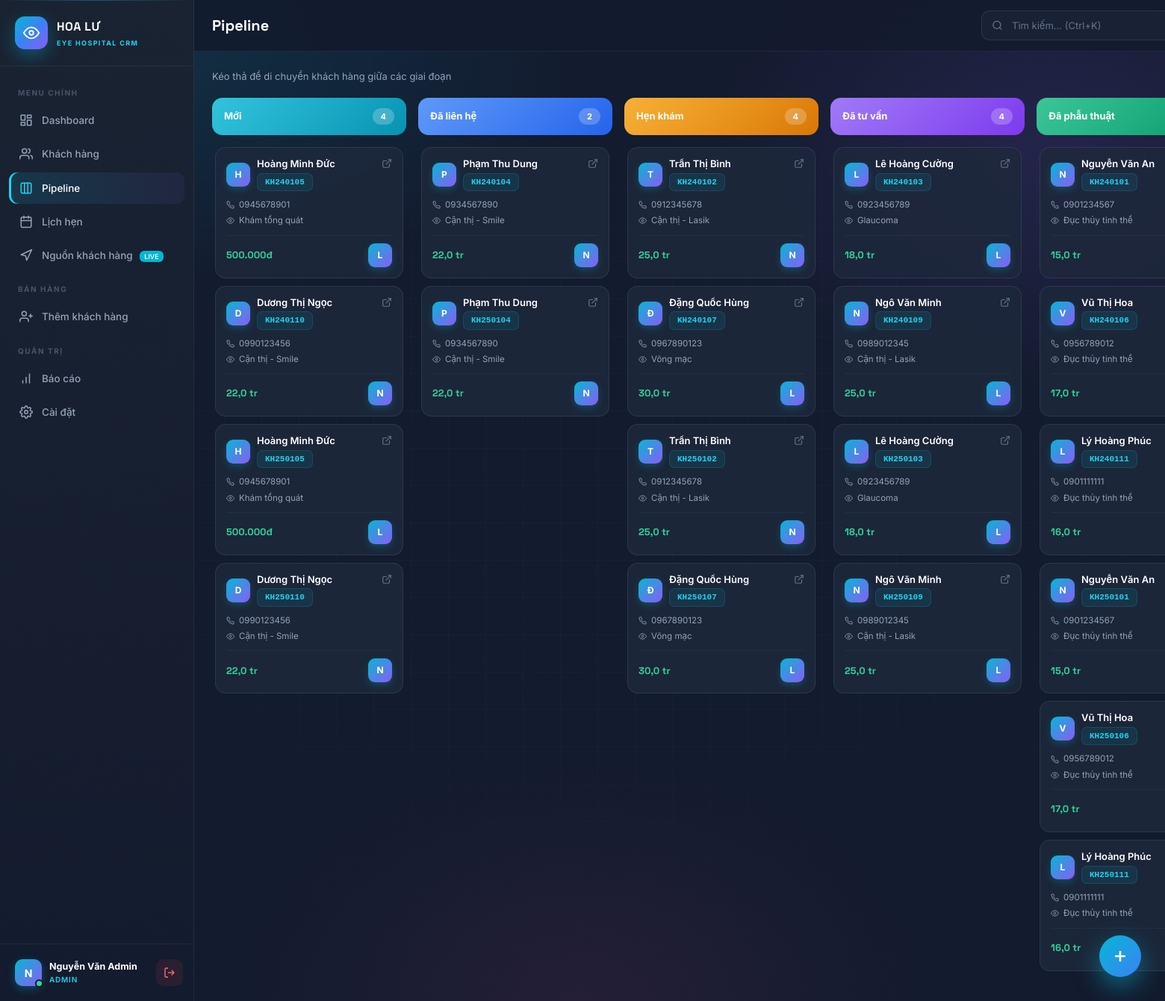
/public/index.php?c=pipeline (signed in), run on the app's committed database.
### tables this page shows
CREATE TABLE `users` (
  `id` int(11) NOT NULL,
  `full_name` varchar(100) NOT NULL,
  `email` varchar(150) NOT NULL,
  `phone` varchar(20) DEFAULT NULL,
  `password` varchar(255) NOT NULL,
  `role` enum('admin','manager','sales','cskh') DEFAULT 'sales',
  `team` varchar(50) DEFAULT NULL,
  `kpi_target` decimal(15,0) DEFAULT 0,
  `is_active` tinyint(1) DEFAULT 1,
  `last_login` datetime DEFAULT NULL,
  `created_at` timestamp NOT NULL DEFAULT current_timestamp()
);

CREATE TABLE `customers` (
  `id` int(11) NOT NULL,
  `code` varchar(20) DEFAULT NULL,
  `full_name` varchar(100) NOT NULL,
  `phone` varchar(20) NOT NULL,
  `email` varchar(150) DEFAULT NULL,
  `gender` enum('male','female','other') DEFAULT 'other',
  `birth_year` int(11) DEFAULT NULL,
  `address` varchar(255) DEFAULT NULL,
  `city` varchar(100) DEFAULT NULL,
  `source_id` int(11) DEFAULT NULL,
  `assigned_to` int(11) DEFAULT NULL,
  `status` enum('new','contacted','appointment','consulted','surgery','done','lost') DEFAULT 'new',
  `interest` varchar(255) DEFAULT NULL,
  `estimated_value` decimal(15,0) DEFAULT 0,
  `note` text DEFAULT NULL,
  `tags` varchar(255) DEFAULT NULL,
  `last_contact_at` datetime DEFAULT NULL,
  `next_followup_at` datetime DEFAULT NULL,
  `created_by` int(11) DEFAULT NULL,
  `created_at` timestamp NOT NULL DEFAULT current_timestamp(),
  `updated_at` timestamp NOT NULL DEFAULT current_timestamp() ON UPDATE current_timestamp()
);

### core/View.php (called while the page is built)
<?php
class View {
    public static function render($path, $data = []) {
        global $pdo;
        $data['user']      = $data['user']      ?? Auth::user();
        $data['flash']     = $data['flash']     ?? Helper::getFlash();
        $data['appName']   = APP_NAME;
        $data['baseUrl']   = BASE_URL;
        $data['pageTitle'] = $data['pageTitle'] ?? 'Dashboard';
        $data['activePage']= $data['activePage']?? 'dashboard';
        static $sources = null, $users = null;
        if ($sources === null) {
            $sources = $pdo->query("SELECT * FROM sources WHERE is_active = 1 ORDER BY name")->fetchAll();
        }
        if ($users === null) {
            $users = $pdo->query("SELECT id, full_name, role FROM users
                                  WHERE role IN ('sales','manager','admin') AND is_active = 1
                                  ORDER BY full_name")->fetchAll();
        }
        $data['sources'] = $data['sources'] ?? $sources;
        $data['users']   = $data['users']   ?? $users;
        extract($data, EXTR_SKIP);
        require ROOT_PATH . '/app/views/' . $path . '.php';
    }
}

### app/controllers/PipelineController.php (called while the page is built, shortened)
<?php
class PipelineController {
    public function index() {
        global $pdo;
        $sql = "SELECT c.*, u.full_name assigned_name FROM customers c
                LEFT JOIN users u ON c.assigned_to = u.id
                WHERE c.status NOT IN ('done','lost')";
        $params = [];
        $st = $pdo->prepare($sql);
        $st->execute($params);
        $all = $st->fetchAll();
        $stages = ['new','contacted','appointment','consulted','surgery'];
        $pipeline = [];
        foreach ($stages as $s) $pipeline[$s] = [];
        foreach ($all as $c) $pipeline[$c['status']][] = $c;
        View::render('pipeline/index', [
            'pageTitle'  => 'Pipeline',
            'activePage' => 'pipeline',
            'pipeline'   => $pipeline,
            'stages'     => $stages,
        ]);
    }
}

### public/index.php (called while the page is built, shortened)
<?php
require __DIR__ . '/../config/database.php';
require __DIR__ . '/../core/Helper.php';
require __DIR__ . '/../core/Auth.php';
require __DIR__ . '/../core/View.php';
$a = $_GET['a'] ?? 'index';
$controller = new $class();
$controller->$a();

### core/Auth.php (called while the page is built, shortened)
<?php
class Auth {
    public static function user()  { return $_SESSION['user'] ?? null; }
    public static function role()  { return $_SESSION['user']['role'] ?? null; }
    public static function isManager() { return in_array(self::role(), ['admin', 'manager']); }
}

### core/Helper.php (called while the page is built, shortened)
<?php
class Helper {
    public static function e($s) {
        return htmlspecialchars($s ?? '', ENT_QUOTES, 'UTF-8');
    }
    public static function money($n) {
        if ($n >= 1000000)    return number_format($n / 1000000, 1, ',', '.') . ' tr';
        return number_format($n, 0, ',', '.') . 'đ';
    }
}

### app/views/pipeline/index.php (the view, shortened to what this page needs)
<?php
$pageTitle = 'Pipeline';
$activePage = 'pipeline';
include __DIR__ . '/../layouts/header.php';
$stageMeta = [
  'new'         => ['Mới', 'h-new'],
  'contacted'   => ['Đã liên hệ', 'h-contacted'],
  'appointment' => ['Hẹn khám', 'h-appointment'],
  'consulted'   => ['Đã tư vấn', 'h-consulted'],
  'surgery'     => ['Đã phẫu thuật', 'h-surgery'],
];
?>
<p style="color:#94a3b8;font-size:13px;margin-bottom:18px;">Kéo thả để di chuyển khách hàng giữa các giai đoạn</p>
<div class="pipeline">
  <?php foreach ($stages as $key):
    $items = $pipeline[$key] ?? [];
    $meta = $stageMeta[$key];
  ?>
    <div class="pipe-col">
      <div class="pipe-head <?= $meta[1] ?>">
        <span><?= $meta[0] ?></span>
        <span class="pcount"><?= count($items) ?></span>
      </div>
      <div class="pipe-body" data-status="<?= $key ?>">
        <?php foreach ($items as $c): ?>
          <div class="pipe-card" data-id="<?= $c['id'] ?>">
            <div style="display:flex;justify-content:space-between;align-items:flex-start;margin-bottom:10px;">
              <div style="display:flex;align-items:center;gap:9px;min-width:0;">
                <div class="ava ava-sm"><?= mb_substr($c['full_name'], 0, 1) ?></div>
                <div style="min-width:0;">
                  <div style="font-weight:600;color:#fff;font-size:13px;line-height:1.2;overflow:hidden;text-overflow:ellipsis;white-space:nowrap;"><?= Helper::e($c['full_name']) ?></div>
                  <div class="chip" style="margin-top:4px;"><?= Helper::e($c['code']) ?></div>
                </div>
              </div>
              <a href="?c=customer&a=show&id=<?= $c['id'] ?>" style="color:#64748b;">
                <svg width="14" height="14" viewBox="0 0 24 24" fill="none" stroke="currentColor" stroke-width="2" stroke-linecap="round"><path d="M18 13v6a2 2 0 0 1-2 2H5a2 2 0 0 1-2-2V8a2 2 0 0 1 2-2h6"/><polyline points="15 3 21 3 21 9"/><line x1="10" y1="14" x2="21" y2="3"/></svg>
              </a>
            </div>
            <div style="font-size:11.5px;color:#94a3b8;display:flex;align-items:center;gap:6px;margin-bottom:4px;">
              <?= Helper::e($c['phone']) ?>
            </div>
            <?php if ($c['interest']): ?>
            <div style="font-size:11.5px;color:#94a3b8;display:flex;align-items:center;gap:6px;">
              <svg width="11" height="11" viewBox="0 0 24 24" fill="none" stroke="currentColor" stroke-width="2"><path d="M1 12s4-8 11-8 11 8 11 8-4 8-11 8-11-8-11-8z"/><circle cx="12" cy="12" r="3"/></svg>
              <?= Helper::e($c['interest']) ?>
            </div>
            <?php endif; ?>
            <div style="display:flex;justify-content:space-between;align-items:center;padding-top:10px;margin-top:10px;border-top:1px solid rgba(148,163,184,.08);">
              <div style="font-family:'Space Grotesk';font-size:13px;font-weight:700;color:#34d399;"><?= Helper::money($c['estimated_value']) ?></div>
              <?php if ($c['assigned_name']): ?>
                <div class="ava ava-sm" title="<?= Helper::e($c['assigned_name']) ?>"><?= mb_substr($c['assigned_name'], 0, 1) ?></div>
              <?php endif; ?>
            </div>
          </div>
        <?php endforeach; ?>
      </div>
    </div>
  <?php endforeach; ?>
</div>
<?php include __DIR__ . '/../layouts/footer.php'; ?>

### app/views/layouts/header.php (shortened to what this page needs)
<?php
$user = Auth::user();
$initials = $user ? mb_substr($user['full_name'], 0, 1) : '?';
$active = $activePage ?? 'dashboard';
?>
<!DOCTYPE html>
<html lang="vi">
<head>
</head>
<body>
  <div class="aurora"></div>
  <div class="cursor-glow" id="cursorGlow"></div>
  <div class="app">
    <aside class="sb" id="sb">
      <div class="sb-brand">
        <div class="sb-logo">
          <svg viewBox="0 0 24 24">
            <path d="M1 12s4-8 11-8 11 8 11 8-4 8-11 8-11-8-11-8z" />
            <circle cx="12" cy="12" r="3" />
          </svg>
        </div>
        <div class="sb-brand-txt">
          <strong>HOA LƯ</strong>
          <small>EYE HOSPITAL CRM</small>
        </div>
      </div>
      <nav class="sb-nav">
        <div class="sb-section">Menu chính</div>
        <a href="?c=dashboard" class="sb-link <?= $active === 'dashboard' ? 'active' : '' ?>">
          <svg viewBox="0 0 24 24">
            <rect x="3" y="3" width="7" height="9" />
            <rect x="14" y="3" width="7" height="5" />
            <rect x="14" y="12" width="7" height="9" />
            <rect x="3" y="16" width="7" height="5" />
          </svg>
          <span>Dashboard</span>
        </a>
        <a href="?c=customer" class="sb-link <?= $active === 'customer' ? 'active' : '' ?>">
          <svg viewBox="0 0 24 24">
            <path d="M17 21v-2a4 4 0 0 0-4-4H5a4 4 0 0 0-4 4v2" />
            <circle cx="9" cy="7" r="4" />
            <path d="M23 21v-2a4 4 0 0 0-3-3.87" />
            <path d="M16 3.13a4 4 0 0 1 0 7.75" />
          </svg>
          <span>Khách hàng</span>
        </a>
        <a href="?c=pipeline" class="sb-link <?= $active === 'pipeline' ? 'active' : '' ?>">
          <svg viewBox="0 0 24 24">
            <rect x="3" y="3" width="18" height="18" rx="2" />
            <path d="M9 3v18M15 3v18" />
          </svg>
          <span>Pipeline</span>
        </a>
        <a href="?c=appointment" class="sb-link <?= $active === 'appointment' ? 'active' : '' ?>">
          <svg viewBox="0 0 24 24">
            <rect x="3" y="4" width="18" height="18" rx="2" />
            <line x1="16" y1="2" x2="16" y2="6" />
            <line x1="8" y1="2" x2="8" y2="6" />
            <line x1="3" y1="10" x2="21" y2="10" />
          </svg>
          <span>Lịch hẹn</span>
        </a>
        <a href="?c=khamdoan" class="sb-link <?= $active === 'khamdoan' ? 'active' : '' ?>">
          <svg viewBox="0 0 24 24">
            <path d="M3 11l19-9-9 19-2-8-8-2z" />
          </svg>
          <span>
            Nguồn khách hàng
            <span style="background:#06b6d4;color:#fff;font-size:9px;padding:2px 6px;border-radius:6px;margin-left:6px;">LIVE</span>
          </span>
        </a>
        <div class="sb-section">Bán hàng</div>
        <a href="?c=customer&a=create" class="sb-link">
          <svg viewBox="0 0 24 24">
            <path d="M16 21v-2a4 4 0 0 0-4-4H5a4 4 0 0 0-4 4v2" />
            <circle cx="8.5" cy="7" r="4" />
            <line x1="20" y1="8" x2="20" y2="14" />
            <line x1="23" y1="11" x2="17" y2="11" />
          </svg>
          <span>Thêm khách hàng</span>
        </a>
        <?php if (Auth::isManager()): ?>
          <div class="sb-section">Quản trị</div>
          <a href="?c=report" class="sb-link <?= $active === 'report' ? 'active' : '' ?>">
            <svg viewBox="0 0 24 24">
              <line x1="12" y1="20" x2="12" y2="10" />
              <line x1="18" y1="20" x2="18" y2="4" />
              <line x1="6" y1="20" x2="6" y2="16" />
            </svg>
            <span>Báo cáo</span>
          </a>
          <a href="?c=setting" class="sb-link <?= $active === 'setting' ? 'active' : '' ?>">
            <span>Cài đặt</span>
          </a>
        <?php endif; ?>
      </nav>
      <div class="sb-foot">
        <div class="sb-user">
          <div class="sb-ava"><?= $initials ?></div>
          <div class="sb-user-info">
            <strong><?= Helper::e($user['full_name']) ?></strong>
            <small><?= $user['role'] ?></small>
          </div>
        </div>
        <a href="?c=auth&a=logout" class="sb-logout" data-tip="Đăng xuất">
          <svg viewBox="0 0 24 24">
            <path d="M9 21H5a2 2 0 0 1-2-2V5a2 2 0 0 1 2-2h4" />
            <polyline points="16 17 21 12 16 7" />
            <line x1="21" y1="12" x2="9" y2="12" />
          </svg>
        </a>
      </div>
    </aside>
    <main class="main">
      <header class="top">
        <h1 class="top-title"><?= Helper::e($pageTitle ?? 'Dashboard') ?></h1>
        <div class="top-search" onclick="openCmdk()">
          <svg viewBox="0 0 24 24">
            <circle cx="11" cy="11" r="8" />
            <path d="m21 21-4.35-4.35" />
          </svg>
          <input type="text" placeholder="Tìm kiếm... (Ctrl+K)" readonly>
        </div>
      </header>
      <div class="body">

### data on the page
users: full_name "N", full_name "Nguyễn Văn Admin", role "ADMIN"
customers: full_name "H", full_name "Hoàng Minh Đức", code "KH240105", phone "0945678901", interest "Khám tổng quát", estimated_value "500.000đ", assigned_to.full_name "L"
customers: full_name "D", full_name "Dương Thị Ngọc", code "KH240110", phone "0990123456", interest "Cận thị - Smile", estimated_value "22,0 tr", assigned_to.full_name "N"
customers: full_name "H", full_name "Hoàng Minh Đức", code "KH250105", phone "0945678901", interest "Khám tổng quát", estimated_value "500.000đ", assigned_to.full_name "L"
customers: full_name "D", full_name "Dương Thị Ngọc", code "KH250110", phone "0990123456", interest "Cận thị - Smile", estimated_value "22,0 tr", assigned_to.full_name "N"
customers: full_name "P", full_name "Phạm Thu Dung", code "KH240104", phone "0934567890", interest "Cận thị - Smile", estimated_value "22,0 tr", assigned_to.full_name "N"
customers: full_name "P", full_name "Phạm Thu Dung", code "KH250104", phone "0934567890", interest "Cận thị - Smile", estimated_value "22,0 tr", assigned_to.full_name "N"
customers: full_name "T", full_name "Trần Thị Bình", code "KH240102", phone "0912345678", interest "Cận thị - Lasik", estimated_value "25,0 tr", assigned_to.full_name "N"
customers: full_name "Đ", full_name "Đặng Quốc Hùng", code "KH240107", phone "0967890123", interest "Võng mạc", estimated_value "30,0 tr", assigned_to.full_name "L"
customers: full_name "T", full_name "Trần Thị Bình", code "KH250102", phone "0912345678", interest "Cận thị - Lasik", estimated_value "25,0 tr", assigned_to.full_name "N"
customers: full_name "Đ", full_name "Đặng Quốc Hùng", code "KH250107", phone "0967890123", interest "Võng mạc", estimated_value "30,0 tr", assigned_to.full_name "L"
customers: full_name "L", full_name "Lê Hoàng Cường", code "KH240103", phone "0923456789", interest "Glaucoma", estimated_value "18,0 tr", assigned_to.full_name "L"
customers: full_name "N", full_name "Ngô Văn Minh", code "KH240109", phone "0989012345", interest "Cận thị - Lasik", estimated_value "25,0 tr", assigned_to.full_name "L"
customers: full_name "L", full_name "Lê Hoàng Cường", code "KH250103", phone "0923456789", interest "Glaucoma", estimated_value "18,0 tr", assigned_to.full_name "L"
customers: full_name "N", full_name "Ngô Văn Minh", code "KH250109", phone "0989012345", interest "Cận thị - Lasik", estimated_value "25,0 tr", assigned_to.full_name "L"
customers: full_name "N", full_name "Nguyễn Văn An", code "KH240101", phone "0901234567", interest "Đục thủy tinh thể", estimated_value "15,0 tr"
customers: full_name "V", full_name "Vũ Thị Hoa", code "KH240106", phone "0956789012", interest "Đục thủy tinh thể", estimated_value "17,0 tr"
customers: full_name "L", full_name "Lý Hoàng Phúc", code "KH240111", phone "0901111111", interest "Đục thủy tinh thể", estimated_value "16,0 tr"
customers: full_name "N", full_name "Nguyễn Văn An", code "KH250101", phone "0901234567", interest "Đục thủy tinh thể", estimated_value "15,0 tr"
customers: full_name "V", full_name "Vũ Thị Hoa", code "KH250106", phone "0956789012", interest "Đục thủy tinh thể", estimated_value "17,0 tr"
customers: full_name "L", full_name "Lý Hoàng Phúc", code "KH250111", phone "0901111111", interest "Đục thủy tinh thể", estimated_value "16,0 tr"

### other printed values
Helper::e($pageTitle ?? 'Dashboard') "Pipeline"
$meta[0] "Mới"
count($items) "4"
$meta[0] "Đã liên hệ"
count($items) "2"
$meta[0] "Hẹn khám"
$meta[0] "Đã tư vấn"
$meta[0] "Đã phẫu thuật"
